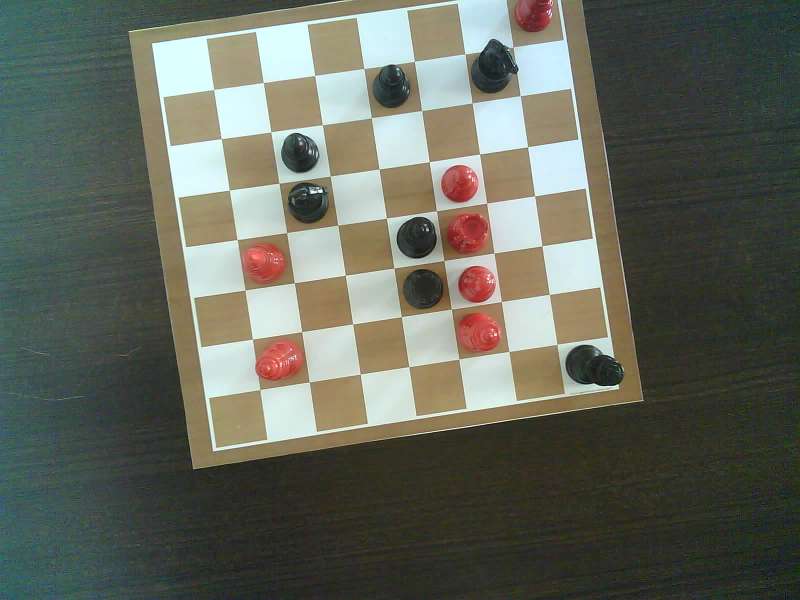
#> input picture lolaso2.jpg, 1600 x 1200 px (shown at 1/2 size)
$ python -i imagenes-cv.py   (imports and definitions only)
#> lines starting #> are read from the running program, lines starting #| are printed output that depends on the picture; after the words box and inside, x2 and y2 are one past the last pixel; in counts of white or black regions, pixels touching at a corner belong together
#> further down, picture is the input picture: shape (1200, 1600, 3); mean B, G, R 92.2, 103.5, 100.2
import cv2
import numpy as np
import matplotlib.pyplot as plt
from PIL import Image
import matplotlib.widgets as widgets

class SquareSelection():
    x_initial = 0
    y_initial = 0
    x_release = 0
    y_release = 0

selec = SquareSelection()

def mostrar_contornos(img,min,max, bool):
    # Aplicar deteccion de bordes utilizando Canny
    edges = cv2.Canny(img, min, max, apertureSize=3)
    if bool:
        cv2.imshow('Detector de contornos', edges)
        cv2.waitKey(0)
        cv2.destroyAllWindows()
    return edges

def rotar_imagen(img, verbose=False):
    # Convertimos la imagen a gris
#> called with verbose = False
    img_gray = cv2.cvtColor(img, cv2.COLOR_BGR2GRAY).copy()
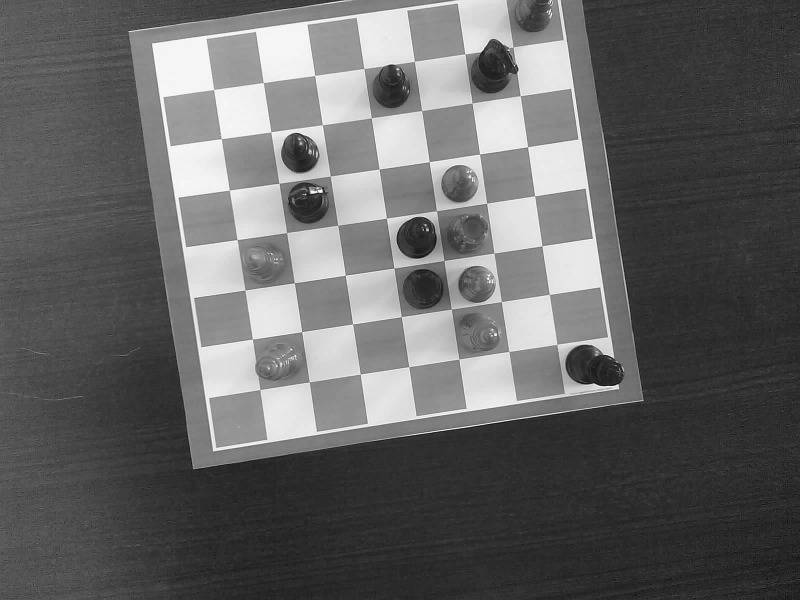
#> img_gray: shape (1200, 1600) (shown at 1/2 size); min 0, max 255, mean 101.2

    if (verbose):
        cv2.imshow('Imagen en blanco y negro', img_gray)
        cv2.waitKey()
        cv2.destroyAllWindows()

    # Aplicar deteccion de bordes utilizando Canny
    edges = mostrar_contornos(img_gray, 150, 300, verbose)
#> in mostrar_contornos, `edges = cv2.Canny(img, min, max, apertureSize=3)`:
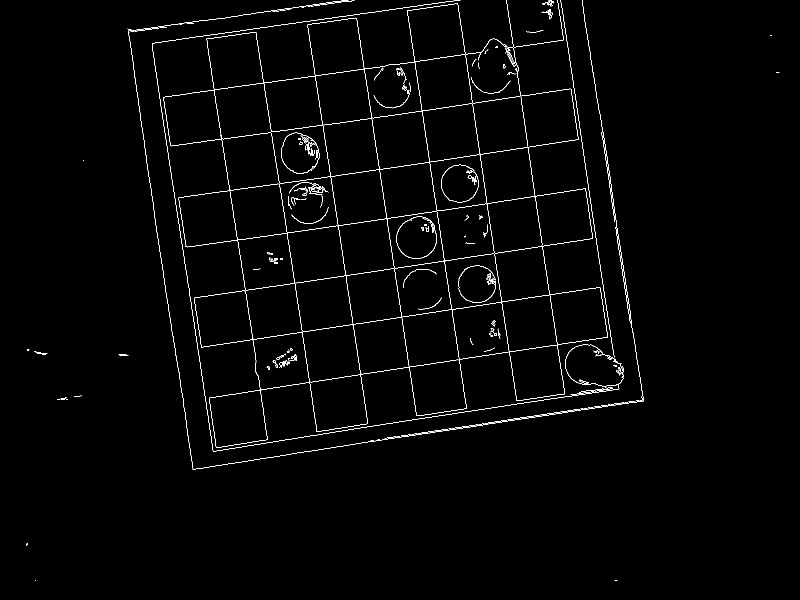
#> edges: shape (1200, 1600) (shown at 1/2 size); 1.3% white in thin lines or dots

    if (verbose):
        cv2.imshow('Contornos detectados', edges)
        cv2.waitKey()
        cv2.destroyAllWindows()

    # Encontrar las lineas presentes en la imagen utilizando la transformada de Hough
    lines = cv2.HoughLinesP(edges, 1, np.pi/180, threshold=100, minLineLength=100, maxLineGap=10)
#> lines = 78 rows, first 6: [426, 902, 943, 821], [422, 142, 492, 589], [349, 396, 894, 319], [334, 293, 918, 211], [882, 860, 1127, 822], [821, 124, 972, 102]

    # Calcular el angulo promedio solo de las líneas horizontales detectadas
    angle = np.mean([np.arctan2(line[0][3] - line[0][1], line[0][2] - line[0][0]) for line in lines if abs(line[0][3] - line[0][1]) < abs(line[0][2] - line[0][0])])
#> angle = -0.148

    # Rotar la imagen utilizando el ángulo calculado
    (h, w) = img_gray.shape[:2]
#> h = 1200; w = 1600
    center = (w // 2, h // 2)
#> center = (800, 600)
    M = cv2.getRotationMatrix2D(center, angle * 180 / np.pi, 1.0)
#> M = [[0.989, -0.148, 97.55], [0.148, 0.989, -111.7]]
    rotated = cv2.warpAffine(img, M, (w, h), flags=cv2.INTER_CUBIC, borderMode=cv2.BORDER_REPLICATE)
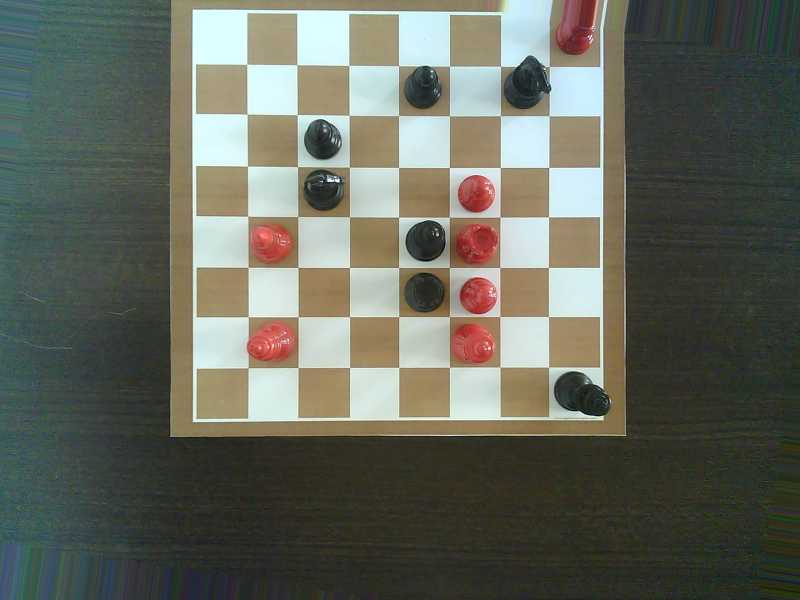
#> rotated: shape (1200, 1600, 3) (shown at 1/2 size); mean B, G, R 92.7, 103.7, 100.6

    if (verbose):
        cv2.imshow('Imagen rotada', rotated)
        cv2.waitKey(0)
        cv2.destroyAllWindows()

    return rotated

# [74 lines left out: functions recortar_casillero, encontrar_contornos_pieza, detectar_pieza, calibrar, not called in this run]

>>> import cv2
>>> picture = cv2.imread('lolaso2.jpg')
>>> result = rotar_imagen(picture)

$ run again, on prueba-2.jpg
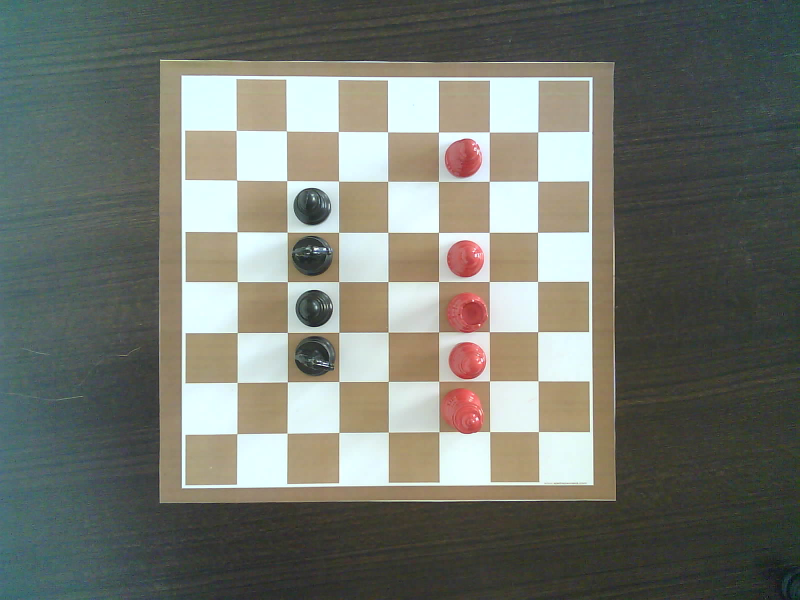
#> input picture prueba-2.jpg, 1600 x 1200 px (shown at 1/2 size)
#> picture is the input picture: shape (1200, 1600, 3); mean B, G, R 109.6, 118.3, 115.4
#> in rotar_imagen, `img_gray = cv2.cvtColor(img, cv2.COLOR_BGR2GRAY).copy()`:
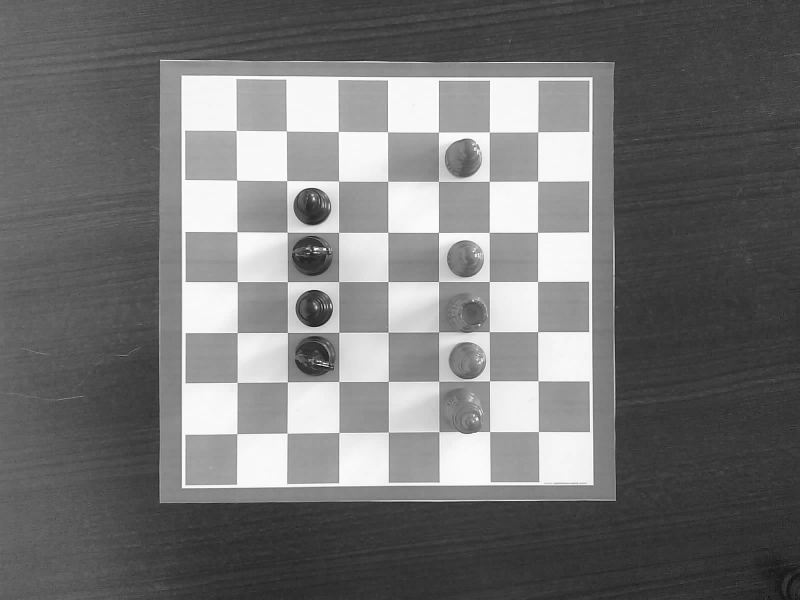
#> img_gray: shape (1200, 1600) (shown at 1/2 size); min 1, max 255, mean 116.5
#> in mostrar_contornos, `edges = cv2.Canny(img, min, max, apertureSize=3)`:
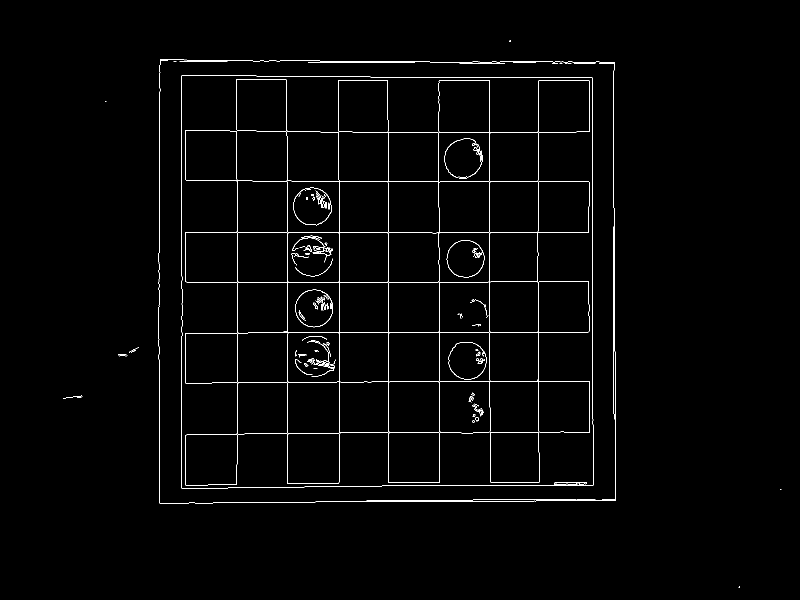
#> edges: shape (1200, 1600) (shown at 1/2 size); 1.3% white in thin lines or dots, all inside (x1, y1, x2, y2) = (126, 81, 1563, 1176)
#> lines = 66 rows, first 6: [363, 976, 363, 653], [533, 465, 1151, 465], [363, 564, 980, 564], [979, 814, 979, 154], [678, 972, 678, 360], [676, 363, 1184, 363]
#> angle = -0.000531
#> M = [[1, -0.000531, 0.318], [0.000531, 1, -0.424]]

$ run again, on prueba-4.jpg
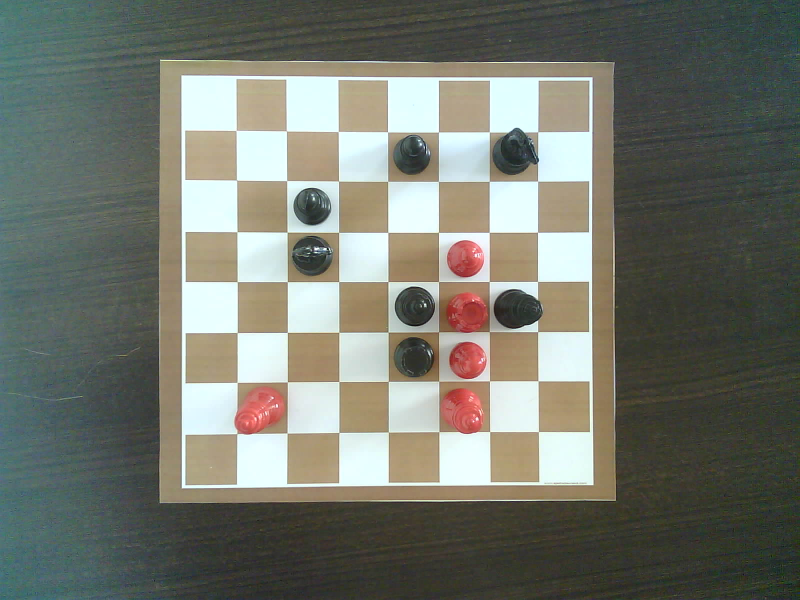
#> input picture prueba-4.jpg, 1600 x 1200 px (shown at 1/2 size)
#> picture is the input picture: shape (1200, 1600, 3); mean B, G, R 108.5, 118.4, 115.5
#> in rotar_imagen, `img_gray = cv2.cvtColor(img, cv2.COLOR_BGR2GRAY).copy()`:
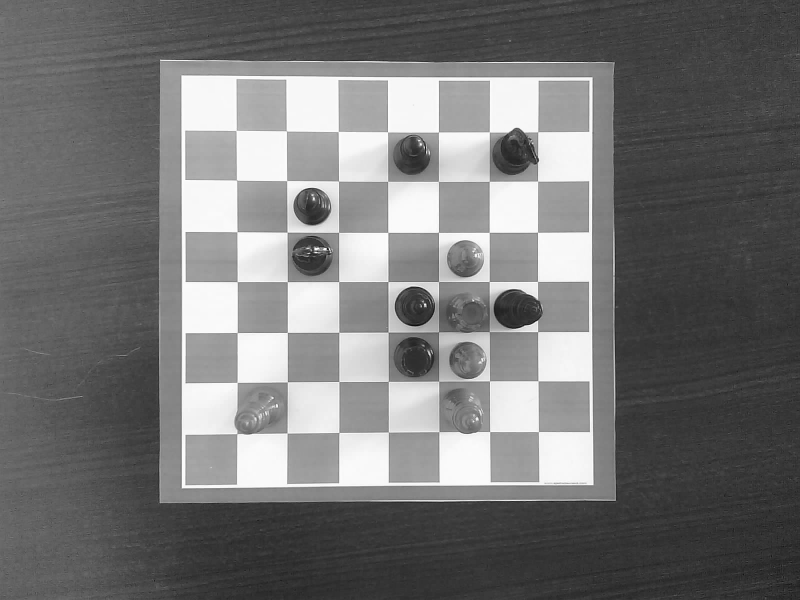
#> img_gray: shape (1200, 1600) (shown at 1/2 size); min 1, max 255, mean 116.4
#> in mostrar_contornos, `edges = cv2.Canny(img, min, max, apertureSize=3)`:
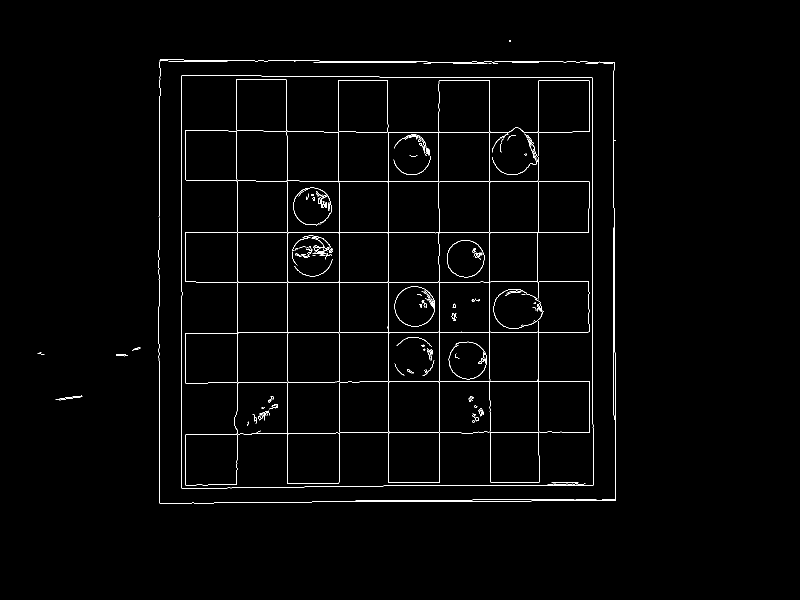
#> edges: shape (1200, 1600) (shown at 1/2 size); 1.4% white in thin lines or dots, all inside (x1, y1, x2, y2) = (75, 80, 1232, 1007)
#> lines = 69 rows, first 6: [392, 564, 980, 564], [979, 800, 979, 154], [545, 465, 1134, 465], [363, 976, 363, 305], [878, 971, 878, 529], [1184, 744, 1184, 263]
#> angle = 3.09e-05
#> M = [[1, 3.09e-05, -0.0185], [-3.09e-05, 1, 0.0247]]
